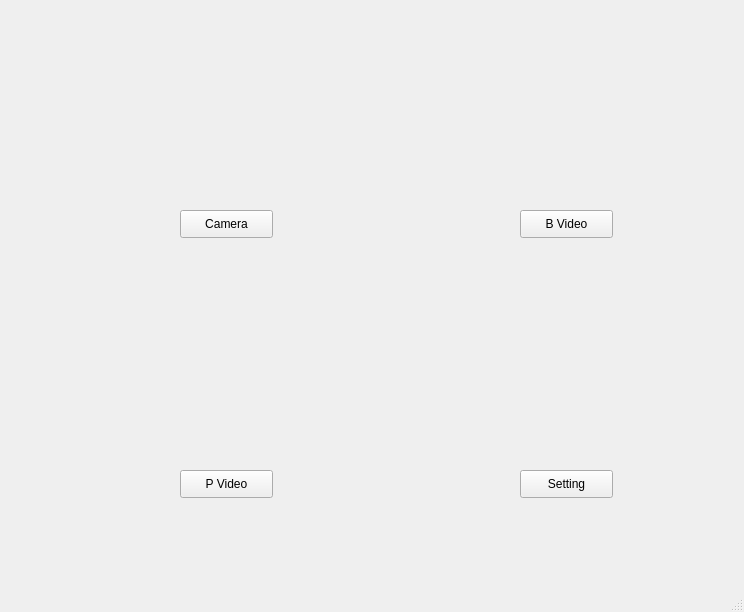
<?xml version="1.0" encoding="UTF-8"?>
<ui version="4.0">
 <class>MainWindow</class>
 <widget class="QMainWindow" name="MainWindow">
  <property name="geometry">
   <rect>
    <x>0</x>
    <y>0</y>
    <width>744</width>
    <height>612</height>
   </rect>
  </property>
  <property name="windowTitle">
   <string>MainWindow</string>
  </property>
  <widget class="QWidget" name="centralwidget">
   <widget class="QLabel" name="label">
    <property name="geometry">
     <rect>
      <x>160</x>
      <y>60</y>
      <width>131</width>
      <height>121</height>
     </rect>
    </property>
    <property name="styleSheet">
     <string notr="true">image: url(:/newPrefix/Camera.png);</string>
    </property>
    <property name="text">
     <string/>
    </property>
   </widget>
   <widget class="QLabel" name="label_2">
    <property name="geometry">
     <rect>
      <x>500</x>
      <y>70</y>
      <width>121</width>
      <height>121</height>
     </rect>
    </property>
    <property name="styleSheet">
     <string notr="true">image: url(:/newPrefix/B Video.png);</string>
    </property>
    <property name="text">
     <string/>
    </property>
   </widget>
   <widget class="QLabel" name="label_3">
    <property name="geometry">
     <rect>
      <x>160</x>
      <y>330</y>
      <width>131</width>
      <height>111</height>
     </rect>
    </property>
    <property name="styleSheet">
     <string notr="true">image: url(:/newPrefix/P Video.png);</string>
    </property>
    <property name="text">
     <string/>
    </property>
   </widget>
   <widget class="QLabel" name="label_4">
    <property name="geometry">
     <rect>
      <x>500</x>
      <y>330</y>
      <width>131</width>
      <height>121</height>
     </rect>
    </property>
    <property name="styleSheet">
     <string notr="true">image: url(:/newPrefix/Setting.png);</string>
    </property>
    <property name="text">
     <string/>
    </property>
   </widget>
   <widget class="QPushButton" name="pushButton">
    <property name="geometry">
     <rect>
      <x>180</x>
      <y>210</y>
      <width>93</width>
      <height>28</height>
     </rect>
    </property>
    <property name="text">
     <string>Camera</string>
    </property>
   </widget>
   <widget class="QPushButton" name="pushButton_2">
    <property name="geometry">
     <rect>
      <x>520</x>
      <y>210</y>
      <width>93</width>
      <height>28</height>
     </rect>
    </property>
    <property name="text">
     <string>B Video</string>
    </property>
   </widget>
   <widget class="QPushButton" name="pushButton_3">
    <property name="geometry">
     <rect>
      <x>180</x>
      <y>470</y>
      <width>93</width>
      <height>28</height>
     </rect>
    </property>
    <property name="text">
     <string>P Video</string>
    </property>
   </widget>
   <widget class="QPushButton" name="pushButton_4">
    <property name="geometry">
     <rect>
      <x>520</x>
      <y>470</y>
      <width>93</width>
      <height>28</height>
     </rect>
    </property>
    <property name="text">
     <string>Setting</string>
    </property>
   </widget>
  </widget>
  <widget class="QMenuBar" name="menubar">
   <property name="geometry">
    <rect>
     <x>0</x>
     <y>0</y>
     <width>744</width>
     <height>26</height>
    </rect>
   </property>
  </widget>
  <widget class="QStatusBar" name="statusbar"/>
 </widget>
 <resources>
  <include location="logo.qrc"/>
 </resources>
 <connections/>
</ui>
